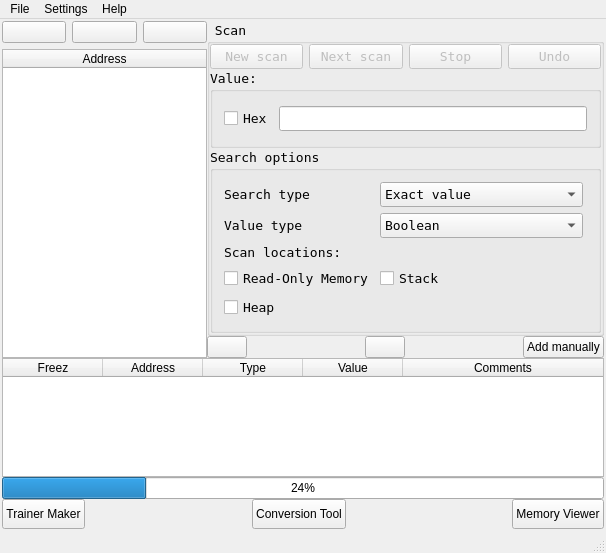
<?xml version="1.0" encoding="UTF-8"?>
<ui version="4.0">
 <class>MainWindow</class>
 <widget class="QMainWindow" name="MainWindow">
  <property name="enabled">
   <bool>true</bool>
  </property>
  <property name="geometry">
   <rect>
    <x>0</x>
    <y>0</y>
    <width>606</width>
    <height>553</height>
   </rect>
  </property>
  <property name="windowTitle">
   <string>H3xLabs Memory Editor</string>
  </property>
  <property name="windowIcon">
   <iconset resource="Resource.qrc">
    <normaloff>:/res/gear.png</normaloff>:/res/gear.png</iconset>
  </property>
  <property name="animated">
   <bool>true</bool>
  </property>
  <property name="dockNestingEnabled">
   <bool>false</bool>
  </property>
  <widget class="QWidget" name="centralWidget">
   <layout class="QGridLayout" name="gridLayout_4">
    <property name="margin">
     <number>2</number>
    </property>
    <property name="spacing">
     <number>0</number>
    </property>
    <item row="0" column="0" rowspan="2">
     <layout class="QGridLayout" name="gridLayout_3">
      <item row="0" column="0">
       <widget class="QPushButton" name="pushButton_processList">
        <property name="text">
         <string/>
        </property>
        <property name="icon">
         <iconset resource="Resource.qrc">
          <normaloff>:/res/RAM.png</normaloff>:/res/RAM.png</iconset>
        </property>
        <property name="iconSize">
         <size>
          <width>32</width>
          <height>32</height>
         </size>
        </property>
       </widget>
      </item>
      <item row="0" column="1">
       <widget class="QPushButton" name="pushButton_2">
        <property name="text">
         <string/>
        </property>
        <property name="icon">
         <iconset resource="Resource.qrc">
          <normaloff>:/res/save.png</normaloff>:/res/save.png</iconset>
        </property>
        <property name="iconSize">
         <size>
          <width>32</width>
          <height>32</height>
         </size>
        </property>
       </widget>
      </item>
      <item row="0" column="2">
       <widget class="QPushButton" name="pushButton_3">
        <property name="text">
         <string/>
        </property>
        <property name="icon">
         <iconset resource="Resource.qrc">
          <normaloff>:/res/Open.png</normaloff>:/res/Open.png</iconset>
        </property>
        <property name="iconSize">
         <size>
          <width>32</width>
          <height>32</height>
         </size>
        </property>
       </widget>
      </item>
      <item row="1" column="0" colspan="3">
       <widget class="QTableWidget" name="tableWidget">
        <attribute name="horizontalHeaderStretchLastSection">
         <bool>true</bool>
        </attribute>
        <column>
         <property name="text">
          <string>Address</string>
         </property>
        </column>
       </widget>
      </item>
     </layout>
    </item>
    <item row="0" column="1">
     <widget class="QGroupBox" name="groupBox">
      <property name="enabled">
       <bool>true</bool>
      </property>
      <property name="sizePolicy">
       <sizepolicy hsizetype="Expanding" vsizetype="Preferred">
        <horstretch>0</horstretch>
        <verstretch>0</verstretch>
       </sizepolicy>
      </property>
      <property name="minimumSize">
       <size>
        <width>0</width>
        <height>315</height>
       </size>
      </property>
      <property name="maximumSize">
       <size>
        <width>99999</width>
        <height>315</height>
       </size>
      </property>
      <property name="font">
       <font>
        <family>Andale Mono</family>
        <pointsize>10</pointsize>
       </font>
      </property>
      <property name="layoutDirection">
       <enum>Qt::LeftToRight</enum>
      </property>
      <property name="autoFillBackground">
       <bool>false</bool>
      </property>
      <property name="title">
       <string> Scan</string>
      </property>
      <property name="flat">
       <bool>false</bool>
      </property>
      <property name="checkable">
       <bool>false</bool>
      </property>
      <layout class="QVBoxLayout" name="verticalLayout">
       <property name="spacing">
        <number>0</number>
       </property>
       <property name="margin">
        <number>0</number>
       </property>
       <item>
        <layout class="QHBoxLayout" name="horizontalLayout_2">
         <item>
          <widget class="QPushButton" name="pushButton_scan">
           <property name="enabled">
            <bool>false</bool>
           </property>
           <property name="text">
            <string>New scan</string>
           </property>
           <property name="icon">
            <iconset resource="Resource.qrc">
             <normaloff>:/res/play.png</normaloff>:/res/play.png</iconset>
           </property>
           <property name="iconSize">
            <size>
             <width>24</width>
             <height>24</height>
            </size>
           </property>
          </widget>
         </item>
         <item>
          <widget class="QPushButton" name="pushButton_next">
           <property name="enabled">
            <bool>false</bool>
           </property>
           <property name="text">
            <string>Next scan</string>
           </property>
           <property name="icon">
            <iconset resource="Resource.qrc">
             <normaloff>:/res/forward.png</normaloff>:/res/forward.png</iconset>
           </property>
           <property name="iconSize">
            <size>
             <width>24</width>
             <height>24</height>
            </size>
           </property>
          </widget>
         </item>
         <item>
          <widget class="QPushButton" name="pushButton_stop">
           <property name="enabled">
            <bool>false</bool>
           </property>
           <property name="text">
            <string>Stop</string>
           </property>
           <property name="icon">
            <iconset resource="Resource.qrc">
             <normaloff>:/res/stop.png</normaloff>:/res/stop.png</iconset>
           </property>
           <property name="iconSize">
            <size>
             <width>24</width>
             <height>24</height>
            </size>
           </property>
          </widget>
         </item>
         <item>
          <widget class="QPushButton" name="pushButton_undo">
           <property name="enabled">
            <bool>false</bool>
           </property>
           <property name="text">
            <string>Undo</string>
           </property>
           <property name="icon">
            <iconset resource="Resource.qrc">
             <normaloff>:/res/undo.png</normaloff>:/res/undo.png</iconset>
           </property>
           <property name="iconSize">
            <size>
             <width>24</width>
             <height>24</height>
            </size>
           </property>
          </widget>
         </item>
        </layout>
       </item>
       <item>
        <widget class="QGroupBox" name="groupBox_3">
         <property name="font">
          <font>
           <weight>50</weight>
           <bold>false</bold>
          </font>
         </property>
         <property name="mouseTracking">
          <bool>false</bool>
         </property>
         <property name="title">
          <string>Value:</string>
         </property>
         <property name="flat">
          <bool>false</bool>
         </property>
         <property name="checkable">
          <bool>false</bool>
         </property>
         <layout class="QGridLayout" name="gridLayout_2">
          <item row="0" column="0">
           <widget class="QCheckBox" name="checkBox">
            <property name="text">
             <string>Hex</string>
            </property>
           </widget>
          </item>
          <item row="0" column="1">
           <widget class="QLineEdit" name="valueEdit"/>
          </item>
         </layout>
        </widget>
       </item>
       <item>
        <widget class="QGroupBox" name="groupBox_2">
         <property name="title">
          <string>Search options</string>
         </property>
         <layout class="QGridLayout" name="gridLayout">
          <item row="0" column="0">
           <widget class="QLabel" name="label_4">
            <property name="text">
             <string>Search type</string>
            </property>
           </widget>
          </item>
          <item row="0" column="2">
           <widget class="QComboBox" name="searchOperationCombo">
            <property name="minimumSize">
             <size>
              <width>0</width>
              <height>22</height>
             </size>
            </property>
            <item>
             <property name="text">
              <string>Exact value</string>
             </property>
            </item>
            <item>
             <property name="text">
              <string>Bigger than..</string>
             </property>
            </item>
            <item>
             <property name="text">
              <string>Less than..</string>
             </property>
            </item>
            <item>
             <property name="text">
              <string>Changed</string>
             </property>
            </item>
            <item>
             <property name="text">
              <string>Unchanged</string>
             </property>
            </item>
            <item>
             <property name="text">
              <string>Unknown initial value</string>
             </property>
            </item>
           </widget>
          </item>
          <item row="1" column="0">
           <widget class="QLabel" name="label_5">
            <property name="enabled">
             <bool>true</bool>
            </property>
            <property name="font">
             <font>
              <family>Andale Mono</family>
              <pointsize>10</pointsize>
             </font>
            </property>
            <property name="text">
             <string>Value type</string>
            </property>
            <property name="scaledContents">
             <bool>false</bool>
            </property>
           </widget>
          </item>
          <item row="1" column="2">
           <widget class="QComboBox" name="dataTypeCombo">
            <property name="minimumSize">
             <size>
              <width>0</width>
              <height>22</height>
             </size>
            </property>
            <property name="editable">
             <bool>false</bool>
            </property>
            <item>
             <property name="text">
              <string>Boolean</string>
             </property>
            </item>
            <item>
             <property name="text">
              <string>Character (1 Byte)</string>
             </property>
            </item>
            <item>
             <property name="text">
              <string>Integer (4 Bytes)</string>
             </property>
            </item>
            <item>
             <property name="text">
              <string>Long Integer (4 Bytes)</string>
             </property>
            </item>
            <item>
             <property name="text">
              <string>Float (8 Bytes)</string>
             </property>
            </item>
            <item>
             <property name="text">
              <string>Double (8 Bytes)</string>
             </property>
            </item>
            <item>
             <property name="text">
              <string>String</string>
             </property>
            </item>
            <item>
             <property name="text">
              <string>Unicode Character</string>
             </property>
            </item>
            <item>
             <property name="text">
              <string>Unicode String</string>
             </property>
            </item>
           </widget>
          </item>
          <item row="3" column="0" colspan="2">
           <widget class="QCheckBox" name="checkBox_5">
            <property name="enabled">
             <bool>true</bool>
            </property>
            <property name="text">
             <string>Read-Only Memory</string>
            </property>
           </widget>
          </item>
          <item row="2" column="0">
           <widget class="QLabel" name="label">
            <property name="text">
             <string>Scan locations:</string>
            </property>
           </widget>
          </item>
          <item row="3" column="2">
           <widget class="QCheckBox" name="checkBox_3">
            <property name="text">
             <string>Stack</string>
            </property>
           </widget>
          </item>
          <item row="6" column="0">
           <widget class="QCheckBox" name="checkBox_2">
            <property name="text">
             <string>Heap</string>
            </property>
           </widget>
          </item>
          <item row="0" column="3">
           <spacer name="horizontalSpacer_6">
            <property name="orientation">
             <enum>Qt::Horizontal</enum>
            </property>
            <property name="sizeHint" stdset="0">
             <size>
              <width>40</width>
              <height>20</height>
             </size>
            </property>
           </spacer>
          </item>
          <item row="0" column="1">
           <spacer name="horizontalSpacer_7">
            <property name="orientation">
             <enum>Qt::Horizontal</enum>
            </property>
            <property name="sizeHint" stdset="0">
             <size>
              <width>40</width>
              <height>20</height>
             </size>
            </property>
           </spacer>
          </item>
         </layout>
        </widget>
       </item>
      </layout>
     </widget>
    </item>
    <item row="1" column="1">
     <layout class="QHBoxLayout" name="horizontalLayout">
      <property name="spacing">
       <number>6</number>
      </property>
      <property name="sizeConstraint">
       <enum>QLayout::SetDefaultConstraint</enum>
      </property>
      <property name="topMargin">
       <number>0</number>
      </property>
      <item>
       <widget class="QPushButton" name="pushButton_9">
        <property name="maximumSize">
         <size>
          <width>16777215</width>
          <height>40</height>
         </size>
        </property>
        <property name="text">
         <string/>
        </property>
        <property name="icon">
         <iconset resource="Resource.qrc">
          <normaloff>:/res/Arrow.png</normaloff>:/res/Arrow.png</iconset>
        </property>
        <property name="iconSize">
         <size>
          <width>32</width>
          <height>32</height>
         </size>
        </property>
       </widget>
      </item>
      <item>
       <spacer name="horizontalSpacer">
        <property name="orientation">
         <enum>Qt::Horizontal</enum>
        </property>
        <property name="sizeHint" stdset="0">
         <size>
          <width>40</width>
          <height>20</height>
         </size>
        </property>
       </spacer>
      </item>
      <item>
       <widget class="QPushButton" name="pushButton_7">
        <property name="maximumSize">
         <size>
          <width>16777215</width>
          <height>40</height>
         </size>
        </property>
        <property name="text">
         <string/>
        </property>
        <property name="icon">
         <iconset resource="Resource.qrc">
          <normaloff>:/res/delete-red.png</normaloff>:/res/delete-red.png</iconset>
        </property>
        <property name="iconSize">
         <size>
          <width>32</width>
          <height>32</height>
         </size>
        </property>
       </widget>
      </item>
      <item>
       <spacer name="horizontalSpacer_2">
        <property name="orientation">
         <enum>Qt::Horizontal</enum>
        </property>
        <property name="sizeHint" stdset="0">
         <size>
          <width>40</width>
          <height>20</height>
         </size>
        </property>
       </spacer>
      </item>
      <item>
       <widget class="QPushButton" name="pushButton_8">
        <property name="maximumSize">
         <size>
          <width>16777215</width>
          <height>40</height>
         </size>
        </property>
        <property name="text">
         <string>Add manually</string>
        </property>
        <property name="icon">
         <iconset resource="Resource.qrc">
          <normaloff>:/res/add.png</normaloff>:/res/add.png</iconset>
        </property>
        <property name="iconSize">
         <size>
          <width>32</width>
          <height>32</height>
         </size>
        </property>
       </widget>
      </item>
     </layout>
    </item>
    <item row="2" column="0" colspan="2">
     <widget class="QTableWidget" name="tableWidget_2">
      <attribute name="horizontalHeaderStretchLastSection">
       <bool>true</bool>
      </attribute>
      <column>
       <property name="text">
        <string>Freez</string>
       </property>
      </column>
      <column>
       <property name="text">
        <string>Address</string>
       </property>
      </column>
      <column>
       <property name="text">
        <string>Type</string>
       </property>
      </column>
      <column>
       <property name="text">
        <string>Value</string>
       </property>
      </column>
      <column>
       <property name="text">
        <string>Comments</string>
       </property>
      </column>
     </widget>
    </item>
    <item row="3" column="0" colspan="2">
     <layout class="QGridLayout" name="gridLayout_5">
      <property name="sizeConstraint">
       <enum>QLayout::SetNoConstraint</enum>
      </property>
      <property name="spacing">
       <number>0</number>
      </property>
      <item row="0" column="0" colspan="5">
       <widget class="QProgressBar" name="progressBar">
        <property name="value">
         <number>24</number>
        </property>
       </widget>
      </item>
      <item row="1" column="0">
       <widget class="QPushButton" name="pushButton">
        <property name="minimumSize">
         <size>
          <width>0</width>
          <height>30</height>
         </size>
        </property>
        <property name="text">
         <string>Trainer Maker</string>
        </property>
       </widget>
      </item>
      <item row="1" column="1">
       <spacer name="horizontalSpacer_3">
        <property name="orientation">
         <enum>Qt::Horizontal</enum>
        </property>
        <property name="sizeHint" stdset="0">
         <size>
          <width>40</width>
          <height>20</height>
         </size>
        </property>
       </spacer>
      </item>
      <item row="1" column="2">
       <widget class="QPushButton" name="pushButton_5">
        <property name="minimumSize">
         <size>
          <width>0</width>
          <height>30</height>
         </size>
        </property>
        <property name="text">
         <string>Conversion Tool</string>
        </property>
       </widget>
      </item>
      <item row="1" column="3">
       <spacer name="horizontalSpacer_4">
        <property name="orientation">
         <enum>Qt::Horizontal</enum>
        </property>
        <property name="sizeHint" stdset="0">
         <size>
          <width>40</width>
          <height>20</height>
         </size>
        </property>
       </spacer>
      </item>
      <item row="1" column="4">
       <widget class="QPushButton" name="pushButton_4">
        <property name="minimumSize">
         <size>
          <width>0</width>
          <height>30</height>
         </size>
        </property>
        <property name="text">
         <string>Memory Viewer</string>
        </property>
       </widget>
      </item>
     </layout>
    </item>
   </layout>
  </widget>
  <widget class="QMenuBar" name="menuBar">
   <property name="geometry">
    <rect>
     <x>0</x>
     <y>0</y>
     <width>606</width>
     <height>25</height>
    </rect>
   </property>
   <widget class="QMenu" name="menuFile">
    <property name="title">
     <string>File</string>
    </property>
    <addaction name="actionOpen"/>
    <addaction name="actionSave"/>
    <addaction name="actionExit_2"/>
   </widget>
   <widget class="QMenu" name="menuHelp">
    <property name="title">
     <string>Help</string>
    </property>
    <addaction name="actionHelp_with"/>
    <addaction name="actionAbout"/>
   </widget>
   <widget class="QMenu" name="menuSettings">
    <property name="title">
     <string>Settings</string>
    </property>
    <addaction name="actionSettings"/>
   </widget>
   <addaction name="menuFile"/>
   <addaction name="menuSettings"/>
   <addaction name="menuHelp"/>
  </widget>
  <widget class="QStatusBar" name="statusBar"/>
  <action name="actionOpen">
   <property name="text">
    <string>Open</string>
   </property>
  </action>
  <action name="actionSave">
   <property name="text">
    <string>Save</string>
   </property>
  </action>
  <action name="actionExit">
   <property name="text">
    <string>Import map file</string>
   </property>
  </action>
  <action name="actionSettings">
   <property name="text">
    <string>Settings</string>
   </property>
  </action>
  <action name="actionHelp_with">
   <property name="text">
    <string>Help with ---</string>
   </property>
  </action>
  <action name="actionAbout">
   <property name="text">
    <string>About --</string>
   </property>
  </action>
  <action name="actionExit_2">
   <property name="text">
    <string>Exit</string>
   </property>
  </action>
 </widget>
 <layoutdefault spacing="6" margin="11"/>
 <resources>
  <include location="Resource.qrc"/>
 </resources>
 <connections>
  <connection>
   <sender>pushButton_processList</sender>
   <signal>clicked()</signal>
   <receiver>MainWindow</receiver>
   <slot>showProcessList()</slot>
   <hints>
    <hint type="sourcelabel">
     <x>38</x>
     <y>53</y>
    </hint>
    <hint type="destinationlabel">
     <x>5</x>
     <y>96</y>
    </hint>
   </hints>
  </connection>
  <connection>
   <sender>pushButton_scan</sender>
   <signal>clicked()</signal>
   <receiver>MainWindow</receiver>
   <slot>firstScan()</slot>
   <hints>
    <hint type="sourcelabel">
     <x>256</x>
     <y>64</y>
    </hint>
    <hint type="destinationlabel">
     <x>181</x>
     <y>30</y>
    </hint>
   </hints>
  </connection>
 </connections>
 <slots>
  <slot>showProcessList()</slot>
  <slot>firstScan()</slot>
 </slots>
</ui>
